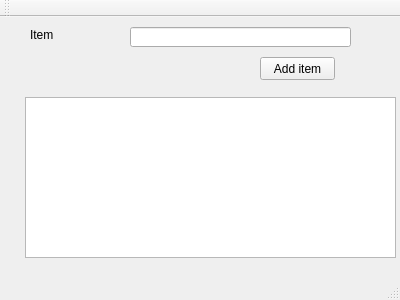
<?xml version="1.0" encoding="UTF-8"?>
<ui version="4.0">
 <class>MainWindow</class>
 <widget class="QMainWindow" name="MainWindow">
  <property name="geometry">
   <rect>
    <x>0</x>
    <y>0</y>
    <width>400</width>
    <height>300</height>
   </rect>
  </property>
  <property name="windowTitle">
   <string>MainWindow</string>
  </property>
  <widget class="QWidget" name="centralWidget">
   <widget class="QListWidget" name="ItemListwt">
    <property name="geometry">
     <rect>
      <x>25</x>
      <y>80</y>
      <width>371</width>
      <height>161</height>
     </rect>
    </property>
   </widget>
   <widget class="QLabel" name="label">
    <property name="geometry">
     <rect>
      <x>30</x>
      <y>10</y>
      <width>51</width>
      <height>16</height>
     </rect>
    </property>
    <property name="text">
     <string>Item</string>
    </property>
   </widget>
   <widget class="QLineEdit" name="nameItemltxt">
    <property name="geometry">
     <rect>
      <x>130</x>
      <y>10</y>
      <width>221</width>
      <height>20</height>
     </rect>
    </property>
   </widget>
   <widget class="QPushButton" name="pushButton">
    <property name="geometry">
     <rect>
      <x>260</x>
      <y>40</y>
      <width>75</width>
      <height>23</height>
     </rect>
    </property>
    <property name="text">
     <string>Add item</string>
    </property>
   </widget>
  </widget>
  <widget class="QMenuBar" name="menuBar">
   <property name="geometry">
    <rect>
     <x>0</x>
     <y>0</y>
     <width>400</width>
     <height>21</height>
    </rect>
   </property>
  </widget>
  <widget class="QToolBar" name="mainToolBar">
   <attribute name="toolBarArea">
    <enum>TopToolBarArea</enum>
   </attribute>
   <attribute name="toolBarBreak">
    <bool>false</bool>
   </attribute>
  </widget>
  <widget class="QStatusBar" name="statusBar"/>
 </widget>
 <layoutdefault spacing="6" margin="11"/>
 <resources/>
 <connections/>
</ui>
